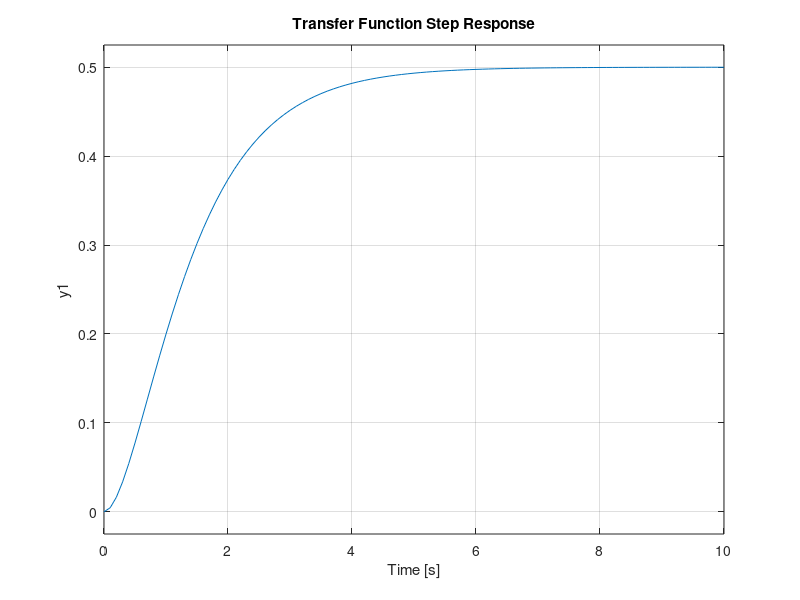

Source code (MATLAB): (Note: this script raises an error after producing the figure.)
%% Auto-generated MATLAB model: Transfer Function Step Response
clear; clc; close all;

num = [1];
den = [1 3 2];
sys = tf(num, den);

figure('Name', 'Step Response');
step(sys, 10.0);
grid on;
title('Transfer Function Step Response');

info = stepinfo(sys);
disp(info);
